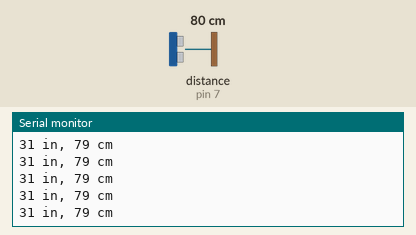
Recording of a sketch running on a simulated Arduino Uno, built with avr-gcc and run on an emulated ATmega328P. On the bench: the last lines printed to the serial monitor. Wiring (inferred from the names in the program): ultrasonic range finder: trigger pin 8; echo pin 7. Inputs (shaded band) come from the test bench; at power-on: distance to the obstacle (sensor on pin 7) 80 cm. The echo pulse lasts 58.3 µs per cm.

Above: at 1.2 s.
1.3 s: distance to the obstacle (sensor on pin 7) set to 2 cm
At 1.38 s:
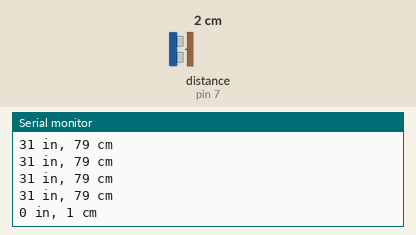
4.3 s: distance to the obstacle (sensor on pin 7) set to 4 cm
At 4.3 s:
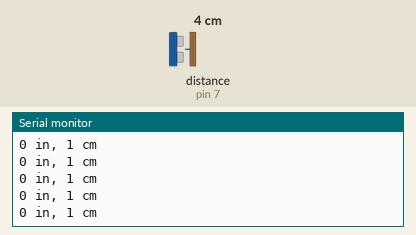
5.8 s: distance to the obstacle (sensor on pin 7) set to 35 cm
At 5.82 s:
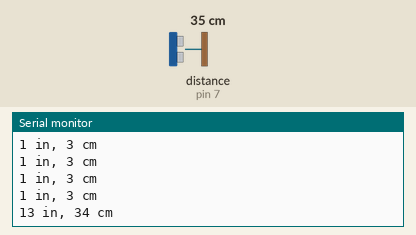
Timing chart, 0 to 8.8 s (numbered marks = the images above; inputs shaded):
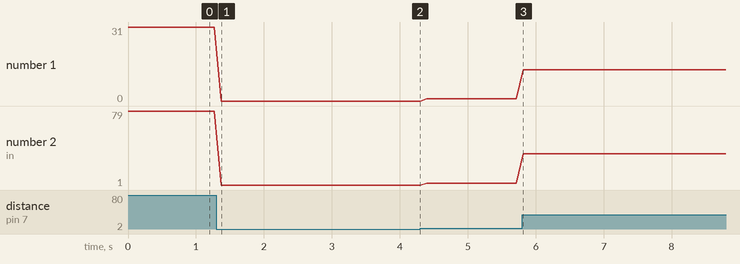

Measured:
- after the input at 1.3 s, the serial monitor: prints a new line after 0.07 s (image 1)
- after the input at 5.8 s, the serial monitor: prints a new line at once (image 3)
- plotted number 1: 31 → 0 after the input at 1.3 s, 1 → 13 after the input at 5.8 s
- plotted number 2: 79 → 1 after the input at 1.3 s, 1 → 3 after the input at 4.3 s, 3 → 34 after the input at 5.8 s

The sketch:

Task_03_-_Measure_Distance_using_UltraZonic_Sensor.ino
```cpp
// Variables to store distance in inches and centimeters
int inches = 0;
int cm = 0;

// Define the trigger and echo pins
const int triggerPin = 8;
const int echoPin = 7;

// Function to read the ultrasonic distance
long readUltrasonicDistance(int triggerPin, int echoPin) {
  pinMode(triggerPin, OUTPUT);        // Set trigger pin as OUTPUT
  digitalWrite(triggerPin, LOW);      // Ensure the trigger is LOW
  delayMicroseconds(2);               // Short delay to ensure clean trigger
  digitalWrite(triggerPin, HIGH);     // Send a HIGH pulse for 10 microseconds
  delayMicroseconds(10);              // Pulse width
  digitalWrite(triggerPin, LOW);      // Turn off the pulse

  pinMode(echoPin, INPUT);            // Set echo pin as INPUT
  // Measure the duration of the echo pulse in microseconds
  return pulseIn(echoPin, HIGH);
}

void setup() {
  Serial.begin(9600);                 // Initialize serial communication at 9600 baud
  pinMode(triggerPin, OUTPUT);        // Set trigger pin as OUTPUT
  pinMode(echoPin, INPUT);            // Set echo pin as INPUT
}

void loop() {
  // Read the distance from the sensor and calculate the distance in centimeters
  long duration = readUltrasonicDistance(triggerPin, echoPin);
  cm = duration * 0.0343 / 2;  // Convert duration to distance in cm
  // Convert the distance from centimeters to inches
  inches = cm / 2.54;

  // Print the distance in inches and centimeters
  Serial.print(inches);
  Serial.print(" in, ");
  Serial.print(cm);
  Serial.println(" cm");

  delay(100);                         // Wait for 100 milliseconds before the next measurement
}
```
